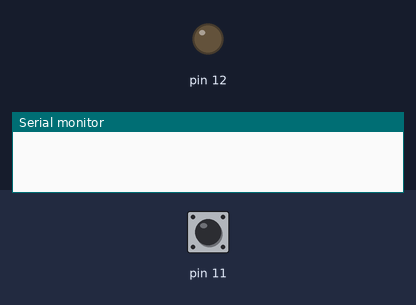
Recording of a sketch running on a simulated Arduino Uno, built with avr-gcc and run on an emulated ATmega328P. Shown: output pins drawn as LEDs (lit = HIGH), the last lines printed to the serial monitor. Inputs (shaded band) come from the test bench; at power-on: pin 11 HIGH.

Above: at 1.2 s.
1.3 s: pin 11 pulled LOW for 0.15 s
At 1.37 s:
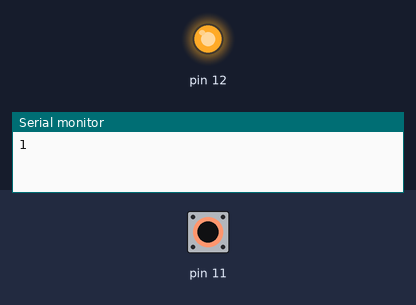
2.9 s: pin 11 pulled LOW for 3.2 s
At 7.3 s:
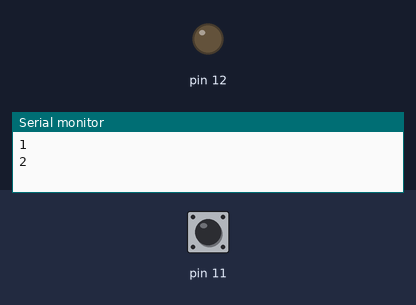
Timing chart, 0 to 8.8 s (numbered marks = the images above; inputs shaded):
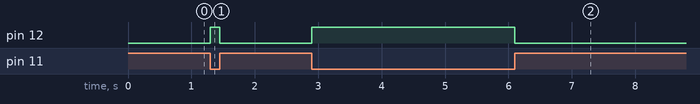

Measured:
- after the input at 1.3 s, pin 12: LOW → HIGH at once, → LOW 0.15 s later
- after the input at 2.9 s, pin 12: LOW → HIGH at once, → LOW 3.2 s later

The sketch:

mirror.ino
```cpp
unsigned int presses = 0;
boolean pressed = false;

void setup() {
  Serial.begin(9600);
  pinMode(12, OUTPUT);
  pinMode(11, INPUT_PULLUP);
}

void loop() {
  if (pressed && digitalRead(11) == 1) {
    digitalWrite(12, LOW);
    pressed = false;
  }

  if (!pressed && digitalRead(11) == 0) {
    digitalWrite(12, HIGH);
    presses++;
    Serial.println(presses);
    pressed = true;
  }
}
```
